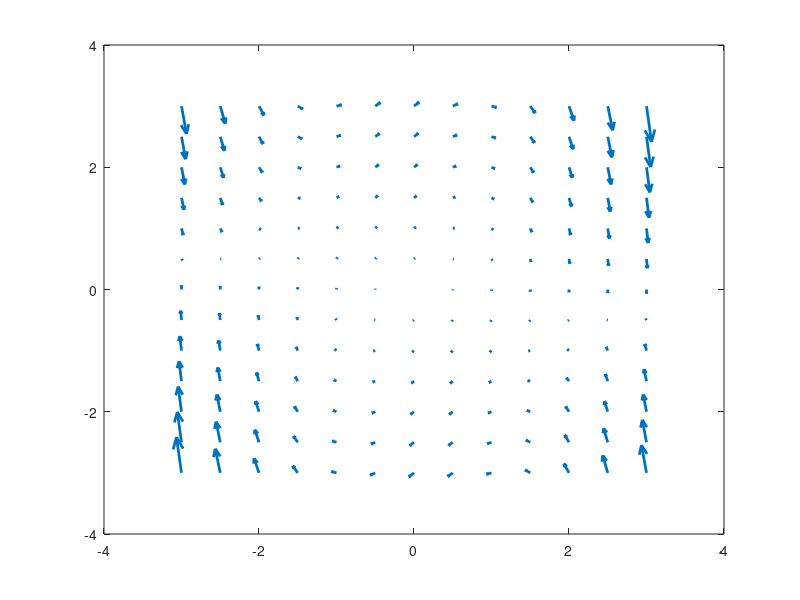

The MATLAB source for this figure: (Note: this script raises an error after producing the figure.)
[x,y]=meshgrid(-3:0.5:3,-3:0.5:3);
mu=1;

xdot=y;
ydot=mu*(1-x.^2).*y-x;

quiver(x,y,xdot,ydot,'LineWidth',2)
xnu=@(a) 0;
ynu=@(a) a/(mu*(1-a^2));
hold on
fplot(xnu,[-3 3],'--','LineWidth',1.5,'Color',"#77AC30")
fplot(ynu,[-3 3],'--','LineWidth',1.5,'Color',"#4DBEEE")
plot(0,0,'ko','MarkerFaceColor','w','MarkerSize',10)
xlim([-3 3])
ylim([-3 3])
legend('Campo de direcciones','x-nulclina','y-nulclina','Eguilibiro','Location','southeast','FontSize',12)
xline(-3,'HandleVisibility','off')
xline(3,'HandleVisibility','off')
yline(3,'HandleVisibility','off')
yline(-3,'HandleVisibility','off')
axis off
hold off